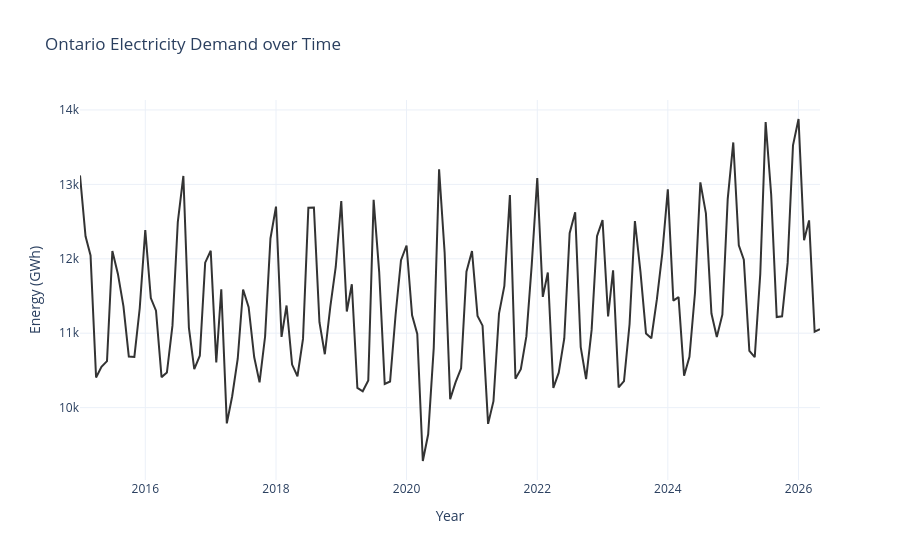

Source (notebook cell):
### Code cell
# Plotting raw monthly demand to diagnose initial visual trends

line = px.line(
    data_frame=df_demand,
    x='month',
    y='total_demand_gwh',
    labels={
        'month': 'Year',
        'total_demand_gwh': 'Energy (GWh)',
    },
    title='Ontario Electricity Demand over Time',
)

line.update_traces(
    line_color=GLOBAL_COLOR_PALETTE['Demand'],
    hovertemplate=(
        "<b>%{y:,.2f} GWh</b>"
    )
)

line.update_layout(
    template='plotly_white',
    hovermode='x unified',
)

line.show()

### Figure 1 — Plotly figure (JSON) as saved in the notebook; plotly's stock layout.template omitted (floating-point values rounded to 4 significant figures; data arrays with more than 128 entries replaced by an {"elided": "..."} marker saying what was removed)
{"data": [{"hovertemplate": "<b>%{y:,.2f} GWh</b>", "legendgroup": "", "line": {"color": "#333333", "dash": "solid"}, "marker": {"symbol": "circle"}, "mode": "lines", "name": "", "orientation": "v", "showlegend": false, "x": {"elided": "137 str values"}, "xaxis": "x", "y": {"elided": "137 float values"}, "yaxis": "y", "type": "scatter"}], "layout": {"xaxis": {"anchor": "y", "domain": [0.0, 1.0], "title": {"text": "Year"}}, "yaxis": {"anchor": "x", "domain": [0.0, 1.0], "title": {"text": "Energy (GWh)"}}, "legend": {"tracegroupgap": 0}, "title": {"text": "Ontario Electricity Demand over Time"}, "hovermode": "x unified"}}
